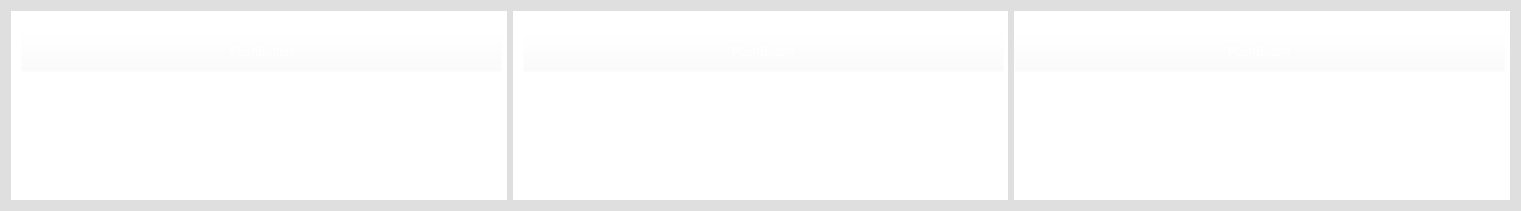
          <widget class="QWidget" name="visitagain" native="true">
           <property name="geometry">
            <rect>
             <x>70</x>
             <y>1430</y>
             <width>1521</width>
             <height>211</height>
            </rect>
           </property>
           <property name="styleSheet">
            <string notr="true">background-color: rgb(223, 223, 223);</string>
           </property>
           <layout class="QGridLayout" name="gridLayout_3">
            <item row="0" column="0">
             <widget class="QFrame" name="frame_14">
              <property name="styleSheet">
               <string notr="true">background-color: rgb(255, 255, 255);</string>
              </property>
              <property name="frameShape">
               <enum>QFrame::StyledPanel</enum>
              </property>
              <property name="frameShadow">
               <enum>QFrame::Raised</enum>
              </property>
              <widget class="QLabel" name="z1">
               <property name="geometry">
                <rect>
                 <x>80</x>
                 <y>120</y>
                 <width>351</width>
                 <height>41</height>
                </rect>
               </property>
               <property name="styleSheet">
                <string notr="true">font: 700 italic 12pt &quot;Century Schoolbook&quot;;
background-color: rgba(255, 255, 255, 0);
color: rgb(255, 255, 255);</string>
               </property>
               <property name="text">
                <string>TextLabel</string>
               </property>
              </widget>
              <widget class="QPushButton" name="x1">
               <property name="geometry">
                <rect>
                 <x>10</x>
                 <y>20</y>
                 <width>481</width>
                 <height>41</height>
                </rect>
               </property>
               <property name="styleSheet">
                <string notr="true">font: 700 12pt &quot;Century Schoolbook&quot;;
color: rgb(255, 255, 255);
background-color: rgba(255, 255, 255, 0);</string>
               </property>
               <property name="text">
                <string>PushButton</string>
               </property>
              </widget>
              <widget class="QLabel" name="y1">
               <property name="geometry">
                <rect>
                 <x>80</x>
                 <y>70</y>
                 <width>341</width>
                 <height>41</height>
                </rect>
               </property>
               <property name="styleSheet">
                <string notr="true">font: 700 italic 12pt &quot;Century Schoolbook&quot;;
color: rgb(255, 255, 255);
background-color: rgba(255, 255, 255, 0);</string>
               </property>
               <property name="text">
                <string>textlabel</string>
               </property>
              </widget>
              <widget class="QLabel" name="label_21">
               <property name="geometry">
                <rect>
                 <x>0</x>
                 <y>0</y>
                 <width>521</width>
                 <height>221</height>
                </rect>
               </property>
               <property name="text">
                <string/>
               </property>
               <property name="pixmap">
                <pixmap>discbg2.png</pixmap>
               </property>
               <property name="scaledContents">
                <bool>true</bool>
               </property>
              </widget>
              <zorder>label_21</zorder>
              <zorder>z1</zorder>
              <zorder>x1</zorder>
              <zorder>y1</zorder>
             </widget>
            </item>
            <item row="0" column="2">
             <widget class="QFrame" name="frame_16">
              <property name="styleSheet">
               <string notr="true">background-color: rgb(255, 255, 255);</string>
              </property>
              <property name="frameShape">
               <enum>QFrame::StyledPanel</enum>
              </property>
              <property name="frameShadow">
               <enum>QFrame::Raised</enum>
              </property>
              <widget class="QLabel" name="z3">
               <property name="geometry">
                <rect>
                 <x>60</x>
                 <y>120</y>
                 <width>351</width>
                 <height>41</height>
                </rect>
               </property>
               <property name="styleSheet">
                <string notr="true">font: 700 italic 12pt &quot;Century Schoolbook&quot;;
background-color: rgba(255, 255, 255, 0);
color: rgb(255, 255, 255);</string>
               </property>
               <property name="text">
                <string>TextLabel</string>
               </property>
              </widget>
              <widget class="QPushButton" name="x3">
               <property name="geometry">
                <rect>
                 <x>0</x>
                 <y>20</y>
                 <width>491</width>
                 <height>41</height>
                </rect>
               </property>
               <property name="styleSheet">
                <string notr="true">font: 700 12pt &quot;Century Schoolbook&quot;;
color: rgb(255, 255, 255);
background-color: rgba(255, 255, 255, 0);</string>
               </property>
               <property name="text">
                <string>PushButton</string>
               </property>
              </widget>
              <widget class="QLabel" name="y3">
               <property name="geometry">
                <rect>
                 <x>70</x>
                 <y>70</y>
                 <width>341</width>
                 <height>41</height>
                </rect>
               </property>
               <property name="styleSheet">
                <string notr="true">font: 700 italic 12pt &quot;Century Schoolbook&quot;;
color: rgb(255, 255, 255);
background-color: rgba(255, 255, 255, 0);</string>
               </property>
               <property name="text">
                <string>textlabel</string>
               </property>
              </widget>
              <widget class="QLabel" name="label_23">
               <property name="geometry">
                <rect>
                 <x>0</x>
                 <y>0</y>
                 <width>531</width>
                 <height>231</height>
                </rect>
               </property>
               <property name="text">
                <string/>
               </property>
               <property name="pixmap">
                <pixmap>discbg2.png</pixmap>
               </property>
               <property name="scaledContents">
                <bool>true</bool>
               </property>
              </widget>
              <zorder>label_23</zorder>
              <zorder>z3</zorder>
              <zorder>x3</zorder>
              <zorder>y3</zorder>
             </widget>
            </item>
            <item row="0" column="1">
             <widget class="QFrame" name="frame_15">
              <property name="styleSheet">
               <string notr="true">background-color: rgb(255, 255, 255);</string>
              </property>
              <property name="frameShape">
               <enum>QFrame::StyledPanel</enum>
              </property>
              <property name="frameShadow">
               <enum>QFrame::Raised</enum>
              </property>
              <widget class="QLabel" name="z2">
               <property name="geometry">
                <rect>
                 <x>90</x>
                 <y>120</y>
                 <width>351</width>
                 <height>41</height>
                </rect>
               </property>
               <property name="styleSheet">
                <string notr="true">font: 700 italic 12pt &quot;Century Schoolbook&quot;;
background-color: rgba(255, 255, 255, 0);
color: rgb(255, 255, 255);</string>
               </property>
               <property name="text">
                <string>TextLabel</string>
               </property>
              </widget>
              <widget class="QPushButton" name="x2">
               <property name="geometry">
                <rect>
                 <x>10</x>
                 <y>20</y>
                 <width>481</width>
                 <height>41</height>
                </rect>
               </property>
               <property name="styleSheet">
                <string notr="true">font: 700 12pt &quot;Century Schoolbook&quot;;
color: rgb(255, 255, 255);
background-color: rgba(255, 255, 255, 0);</string>
               </property>
               <property name="text">
                <string>PushButton</string>
               </property>
              </widget>
              <widget class="QLabel" name="y2">
               <property name="geometry">
                <rect>
                 <x>90</x>
                 <y>70</y>
                 <width>341</width>
                 <height>41</height>
                </rect>
               </property>
               <property name="styleSheet">
                <string notr="true">font: 700 italic 12pt &quot;Century Schoolbook&quot;;
color: rgb(255, 255, 255);
background-color: rgba(255, 255, 255, 0);</string>
               </property>
               <property name="text">
                <string>textlabel</string>
               </property>
              </widget>
              <widget class="QLabel" name="label_22">
               <property name="geometry">
                <rect>
                 <x>0</x>
                 <y>0</y>
                 <width>521</width>
                 <height>231</height>
                </rect>
               </property>
               <property name="text">
                <string/>
               </property>
               <property name="pixmap">
                <pixmap>discbg2.png</pixmap>
               </property>
               <property name="scaledContents">
                <bool>true</bool>
               </property>
              </widget>
              <zorder>label_22</zorder>
              <zorder>z2</zorder>
              <zorder>x2</zorder>
              <zorder>y2</zorder>
             </widget>
            </item>
           </layout>
          </widget>
